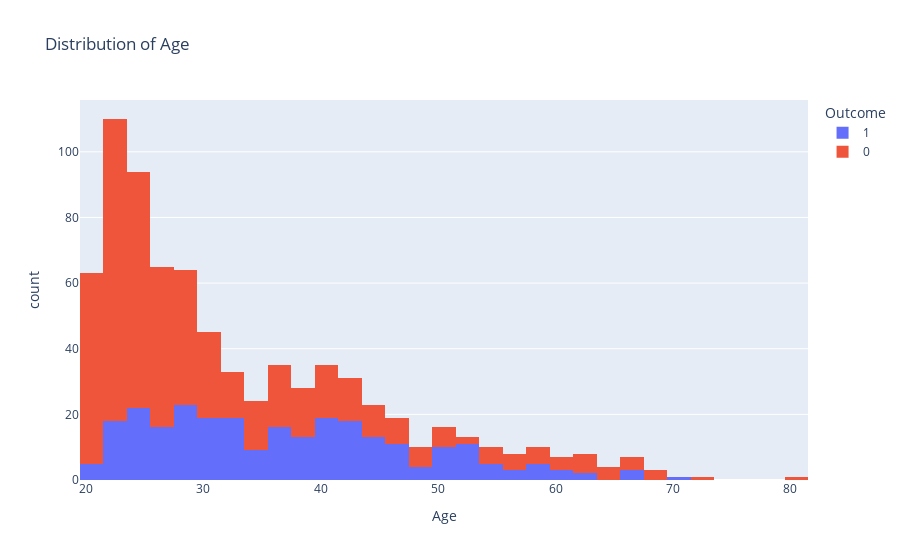

The notebook cell this image was saved under:
### Code cell
px.histogram(df, x='Age', title='Distribution of Age', color='Outcome')

### Figure 1 — Plotly figure (JSON) as saved in the notebook; plotly's stock layout.template omitted (floating-point values rounded to 4 significant figures; data arrays with more than 128 entries replaced by an {"elided": "..."} marker saying what was removed)
{"data": [{"alignmentgroup": "True", "bingroup": "x", "hovertemplate": "Outcome=1<br>Age=%{x}<br>count=%{y}<extra></extra>", "legendgroup": "1", "marker": {"color": "#636efa", "pattern": {"shape": ""}}, "name": "1", "offsetgroup": "1", "orientation": "v", "showlegend": true, "type": "histogram", "x": {"elided": "268 int values"}, "xaxis": "x", "yaxis": "y"}, {"alignmentgroup": "True", "bingroup": "x", "hovertemplate": "Outcome=0<br>Age=%{x}<br>count=%{y}<extra></extra>", "legendgroup": "0", "marker": {"color": "#EF553B", "pattern": {"shape": ""}}, "name": "0", "offsetgroup": "0", "orientation": "v", "showlegend": true, "type": "histogram", "x": {"elided": "500 int values"}, "xaxis": "x", "yaxis": "y"}], "layout": {"barmode": "relative", "legend": {"title": {"text": "Outcome"}, "tracegroupgap": 0}, "title": {"text": "Distribution of Age"}, "xaxis": {"anchor": "y", "domain": [0, 1], "title": {"text": "Age"}}, "yaxis": {"anchor": "x", "domain": [0, 1], "title": {"text": "count"}}}}
